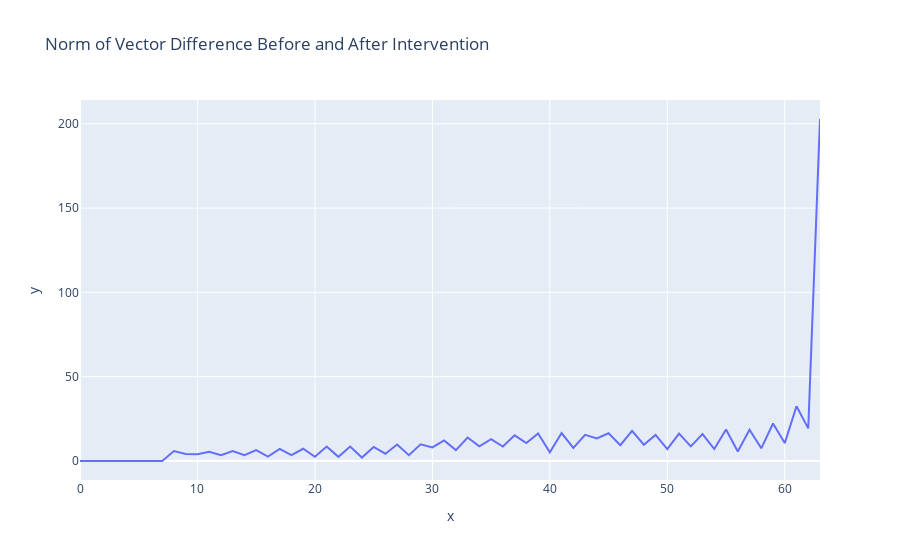

Source (notebook cell):
### Code cell
line(diffs, hover_name=labels[:-1], title="Norm of Vector Difference Before and After Intervention")

### Figure 1 — Plotly figure (JSON) as saved in the notebook; plotly's stock layout.template omitted (floating-point values rounded to 4 significant figures)
{"data": [{"hovertemplate": "<b>%{hovertext}</b><br><br>x=%{x}<br>y=%{y}<extra></extra>", "hovertext": ["0_pre", "0_mid", "1_pre", "1_mid", "2_pre", "2_mid", "3_pre", "3_mid", "4_pre", "4_mid", "5_pre", "5_mid", "6_pre", "6_mid", "7_pre", "7_mid", "8_pre", "8_mid", "9_pre", "9_mid", "10_pre", "10_mid", "11_pre", "11_mid", "12_pre", "12_mid", "13_pre", "13_mid", "14_pre", "14_mid", "15_pre", "15_mid", "16_pre", "16_mid", "17_pre", "17_mid", "18_pre", "18_mid", "19_pre", "19_mid", "20_pre", "20_mid", "21_pre", "21_mid", "22_pre", "22_mid", "23_pre", "23_mid", "24_pre", "24_mid", "25_pre", "25_mid", "26_pre", "26_mid", "27_pre", "27_mid", "28_pre", "28_mid", "29_pre", "29_mid", "30_pre", "30_mid", "31_pre", "31_mid"], "legendgroup": "", "line": {"color": "#636efa", "dash": "solid"}, "marker": {"symbol": "circle"}, "mode": "lines", "name": "", "orientation": "v", "showlegend": false, "type": "scatter", "x": [0, 1, 2, 3, 4, 5, 6, 7, 8, 9, 10, 11, 12, 13, 14, 15, 16, 17, 18, 19, 20, 21, 22, 23, 24, 25, 26, 27, 28, 29, 30, 31, 32, 33, 34, 35, 36, 37, 38, 39, 40, 41, 42, 43, 44, 45, 46, 47, 48, 49, 50, 51, 52, 53, 54, 55, 56, 57, 58, 59, 60, 61, 62, 63], "xaxis": "x", "y": [0, 0, 0, 0, 0, 0, 0, 0, 5.907, 4.117, 3.986, 5.424, 3.446, 5.918, 3.461, 6.468, 2.618, 7.229, 3.499, 7.257, 2.541, 8.538, 2.451, 8.548, 2.044, 8.303, 4.337, 9.743, 3.473, 9.91, 8.026, 12.19, 6.476, 13.91, 8.682, 12.97, 8.612, 15.19, 10.59, 16.29, 5.172, 16.56, 7.782, 15.5, 13.43, 16.43, 9.394, 17.83, 9.646, 15.43, 7.034, 16.26, 8.681, 15.94, 7.11, 18.67, 5.683, 18.52, 7.517, 22.27, 10.62, 32.48, 19.35, 202.8], "yaxis": "y"}], "layout": {"autosize": true, "legend": {"tracegroupgap": 0}, "title": {"text": "Norm of Vector Difference Before and After Intervention"}, "xaxis": {"anchor": "y", "autorange": true, "domain": [0, 1], "range": [0, 63], "title": {"text": "x"}, "type": "linear"}, "yaxis": {"anchor": "x", "autorange": true, "domain": [0, 1], "range": [-11.27, 214.1], "title": {"text": "y"}, "type": "linear"}}}
